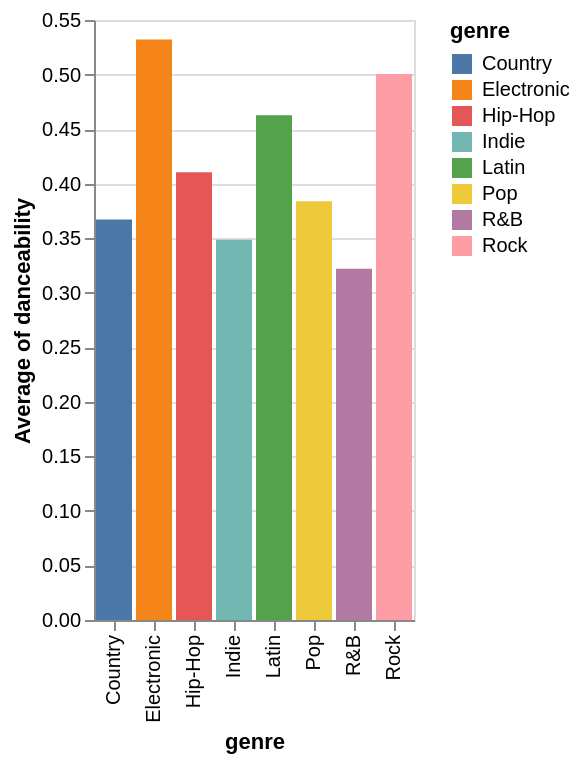

The notebook cell saved with this chart:
### Markdown cell above
## Vegalite Altair

### Code cell
import altair as alt
import pandas as pd

source = df

alt.Chart(source).mark_bar().encode(
    x="genre",
    y='average(danceability)',
    color="genre"
)

### Figure 1 — Vega-Lite specification as saved in the notebook (floating-point values rounded to 4 significant figures; data arrays with more than 128 entries replaced by an {"elided": "..."} marker saying what was removed)
{"config": {"view": {"continuousWidth": 300, "continuousHeight": 300}}, "data": {"name": "data-47451d9ba1776705c517dd5d98636014"}, "mark": {"type": "bar"}, "encoding": {"color": {"field": "genre", "type": "nominal"}, "x": {"field": "genre", "type": "nominal"}, "y": {"aggregate": "average", "field": "danceability", "type": "quantitative"}}, "$schema": "https://vega.github.io/schema/vega-lite/v5.20.1.json", "datasets": {"data-47451d9ba1776705c517dd5d98636014": {"elided": "1200 records"}}}
